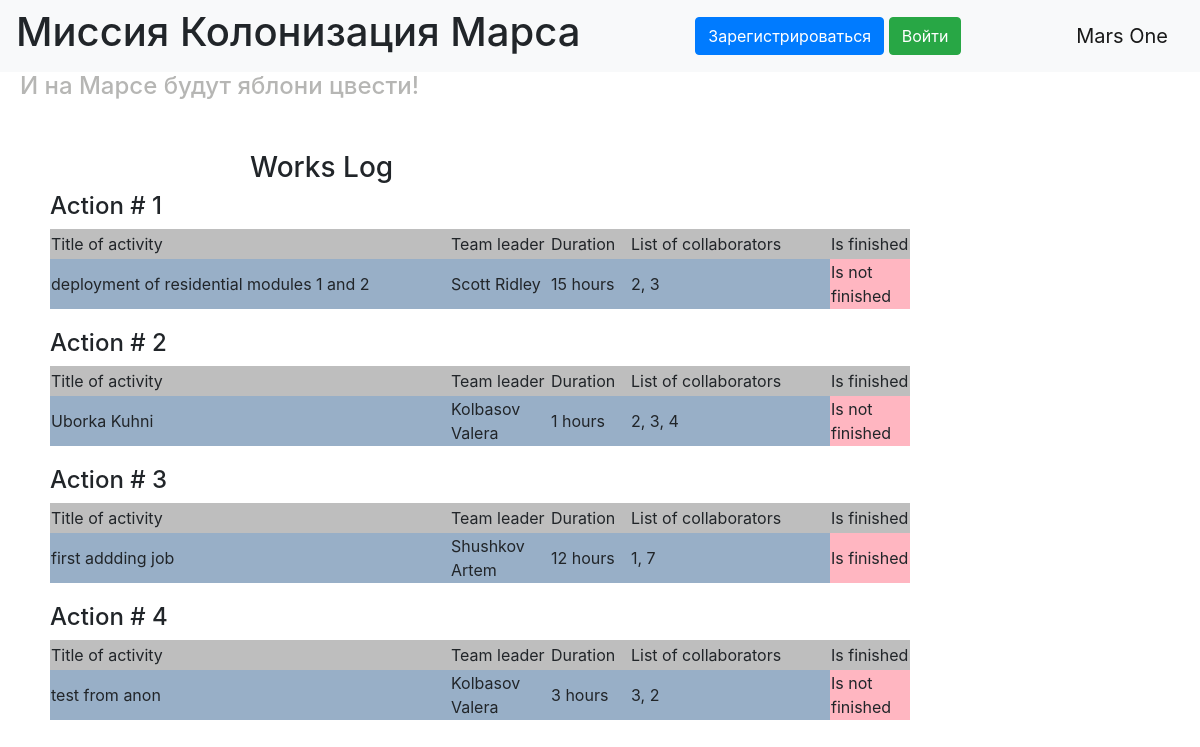
Before: / with the older database file.
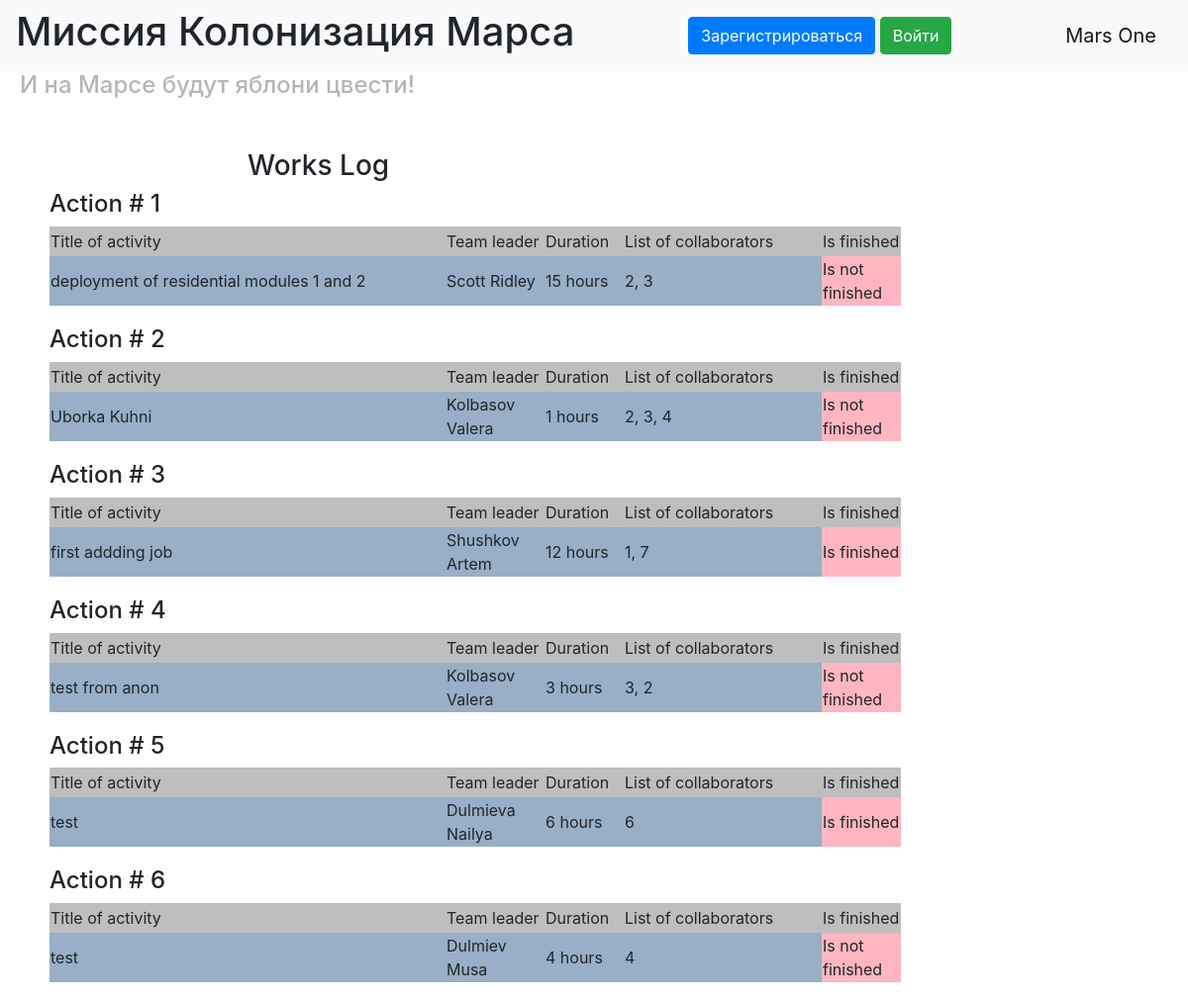
After: the same page with the newer database file.
### data/jobs.py (models this page shows)
class Jobs(SqlAlchemyBase):
    __tablename__ = 'jobs'
    id = sqlalchemy.Column(sqlalchemy.Integer,
                           primary_key=True, autoincrement=True)
    team_leader = sqlalchemy.Column(sqlalchemy.Integer,
                                    sqlalchemy.ForeignKey("users.id"))
    job = sqlalchemy.Column(sqlalchemy.String, nullable=True)
    work_size = sqlalchemy.Column(sqlalchemy.Integer, nullable=True)
    collaborators = sqlalchemy.Column(sqlalchemy.String, nullable=True)
    start_date = sqlalchemy.Column(sqlalchemy.DateTime, default=datetime.datetime.now)
    end_date = sqlalchemy.Column(sqlalchemy.DateTime)
    is_finished = sqlalchemy.Column(sqlalchemy.Boolean, default=True)

### main_old.py (the view)
@app.route("/")
def index():
    jobs = []
    for job in db_sess.query(Jobs).all():
        user = db_sess.query(User).filter(User.id == job.team_leader).first()
        name = user.surname + ' ' + user.name
        jobs.append((job.job, name, f'{job.work_size} hours', job.collaborators,
                     'Is finished' if job.is_finished else 'Is not finished'))
    return render_template("index.html", style=url_for('static', filename='css/style.css'), jobs=jobs)

### templates/index.html
{% extends "base.html" %}
{% block content %}
<div class="main_content">
    <h3 class="works_log">Works Log</h3>
    {% for job in jobs %}
        <h4>Action # {{loop.index}}</h4>
        <table class="job_table">
            <tr class="cap">
                <td width="400px" height="20px">Title of activity</td>
                <td width="100px" height="20px">Team leader</td>
                <td width="80px" height="20px">Duration</td>
                <td width="200px" height="20px">List of collaborators</td>
                <td width="80px" height="30px">Is finished</td>
            </tr>
            <tr class="info">
                <td width="400px" height="20px">{{job[0]}}</td>
                <td width="100px" height="20px">{{job[1]}}</td>
                <td width="80px" height="20px">{{job[2]}}</td>
                <td width="200px" height="20px">{{job[3]}}</td>
                <td width="80px" height="30px" class="is_finished_info">{{job[4]}}</td>
            </tr>
        </table>
    {% endfor %}
</div>
{% endblock %}
{% block style_block %}
<link href={{style}} rel="stylesheet" type="text/css">
{% endblock %}

### templates/base.html (shortened to what this page needs)
<!doctype html>
<html lang="en">
<head>
    <link rel="stylesheet"
          href="https://stackpath.bootstrapcdn.com/bootstrap/4.4.1/css/bootstrap.min.css"
>
    {% block style_block %}{% endblock %}
</head>
<body>
    <nav class="navbar navbar-light bg-light">
        <H1>Миссия Колонизация Марса</H1>
        {% if current_user.is_authenticated %}
            <p>
                <a class="btn btn-primary " href="/addjob">Add job</a>
            </p>
            <a class="navbar-brand" href="/logout">{{ current_user.surname }} {{ current_user.name }}</a>
        {% else %}
            <p>
                <a class="btn btn-primary " href="/register">Зарегистрироваться</a>
                <a class="btn btn-success" href="/login">Войти</a>
            </p>
        {% endif %}
        <a class="navbar-brand" href="/">Mars One</a>
    </nav>
    <H4 class="apple">И на Марсе будут яблони цвести!</H4>
    {% block content %}{% endblock %}
</body>
</html>

### static/css/style.css (style rules this page uses)
.works_log { margin-left: 200px; }
.main_content { margin-left: 50px; margin-top: 50px; }
.cap { background-color: #BEBEBE; }
.apple { margin-left: 20px; color: #B6B6B4; }
.info { background-color: #98AFC7; }
.is_finished_info { background-color: #ffb6c1; }
.job_table { margin-bottom: 20px; }
p { margin-bottom: 1px; }

Changed rows visible on the page:
added Jobs: job "test", job "Dulmieva Nailya", job "6 hours", work_size "6", job "Is finished"
added Jobs: job "test", job "Dulmiev Musa", job "4 hours", work_size "4", job "Is not finished"
